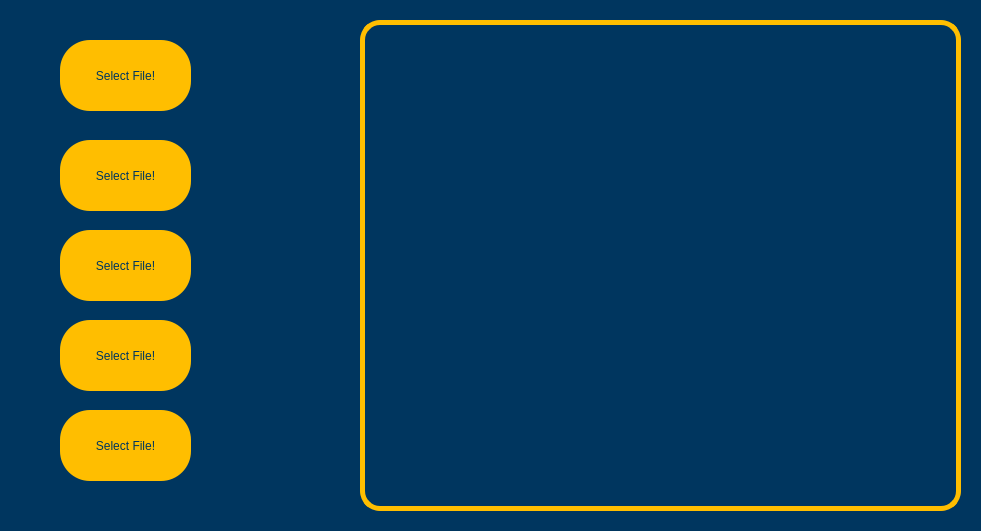
<?xml version="1.0" encoding="UTF-8"?>
<ui version="4.0">
 <class>Stitch</class>
 <widget class="QDialog" name="Stitch">
  <property name="geometry">
   <rect>
    <x>0</x>
    <y>0</y>
    <width>981</width>
    <height>531</height>
   </rect>
  </property>
  <property name="windowTitle">
   <string>Stitcher</string>
  </property>
  <property name="styleSheet">
   <string notr="true">QDialog{
	background-color: #00365f;
}</string>
  </property>
  <widget class="QLabel" name="Stitched">
   <property name="geometry">
    <rect>
     <x>360</x>
     <y>20</y>
     <width>601</width>
     <height>491</height>
    </rect>
   </property>
   <property name="styleSheet">
    <string notr="true">QLabel{
	border-radius: 20px;
	border: 5px solid #ffbe00;
}</string>
   </property>
   <property name="text">
    <string/>
   </property>
  </widget>
  <widget class="QPushButton" name="Img1Btn">
   <property name="geometry">
    <rect>
     <x>60</x>
     <y>40</y>
     <width>131</width>
     <height>71</height>
    </rect>
   </property>
   <property name="styleSheet">
    <string notr="true">QPushButton{
	background-color: #ffbe00;
	border-radius: 30px;
	color: #00365f;
}</string>
   </property>
   <property name="text">
    <string>Select File!</string>
   </property>
  </widget>
  <widget class="QPushButton" name="Img2Btn">
   <property name="geometry">
    <rect>
     <x>60</x>
     <y>140</y>
     <width>131</width>
     <height>71</height>
    </rect>
   </property>
   <property name="styleSheet">
    <string notr="true">QPushButton{
	background-color: #ffbe00;
	border-radius: 30px;
	color: #00365f;
}</string>
   </property>
   <property name="text">
    <string>Select File!</string>
   </property>
  </widget>
  <widget class="QPushButton" name="Img3Btn">
   <property name="geometry">
    <rect>
     <x>60</x>
     <y>230</y>
     <width>131</width>
     <height>71</height>
    </rect>
   </property>
   <property name="styleSheet">
    <string notr="true">QPushButton{
	background-color: #ffbe00;
	border-radius: 30px;
	color: #00365f;
}</string>
   </property>
   <property name="text">
    <string>Select File!</string>
   </property>
  </widget>
  <widget class="QPushButton" name="Img4Btn">
   <property name="geometry">
    <rect>
     <x>60</x>
     <y>320</y>
     <width>131</width>
     <height>71</height>
    </rect>
   </property>
   <property name="styleSheet">
    <string notr="true">QPushButton{
	background-color: #ffbe00;
	border-radius: 30px;
	color: #00365f;
}</string>
   </property>
   <property name="text">
    <string>Select File!</string>
   </property>
  </widget>
  <widget class="QPushButton" name="Img5Btn">
   <property name="geometry">
    <rect>
     <x>60</x>
     <y>410</y>
     <width>131</width>
     <height>71</height>
    </rect>
   </property>
   <property name="styleSheet">
    <string notr="true">QPushButton{
	background-color: #ffbe00;
	border-radius: 30px;
	color: #00365f;
}</string>
   </property>
   <property name="text">
    <string>Select File!</string>
   </property>
  </widget>
 </widget>
 <resources/>
 <connections/>
</ui>
